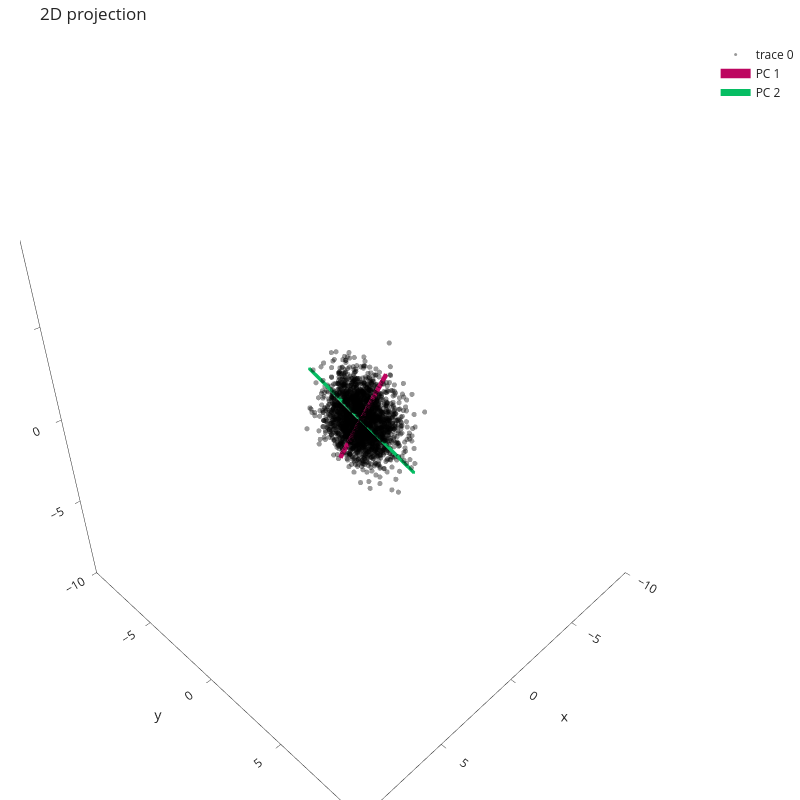

This figure's notebook cell:
### Markdown cell above
PCA reconstruction:


$X \in R^{nXk}, U\in R^{kXk}$
$XU \in R^{nXk}$

$U^{T} XU= \sum_{i=1}^{k}[U^{T}]_{i}\cdot[XU]_{i}$

Note what happens when we zero the last coordinates of X_transform ($XU$):
we are eliminating the last value of the summing - the last principal component "part" of the data. 
This reconstruction of the data reduces the dimension, but keeps the variance maximal as possible (by linear transformation).

### Code cell
X_2d_transformed = X_transformed.copy()
X_2d_transformed[:, 2] = 0
X_2d = pca.inverse_transform(X_2d_transformed)

fig = go.Figure(data = [
    go.Scatter3d(x = X_2d[:, 0], y=X_2d[:, 1], z=X_2d[:, 2], opacity = 0.4, mode = 'markers', marker=dict(size=3, color="black")),
    get_principal_component(pca, 1),
    get_principal_component(pca, 2),
]).update_layout(width=800, height=800, title="2D projection", 
                scene = scene_dict).show()

### Figure 1 — Plotly figure (JSON) as saved in the notebook; plotly's stock layout.template omitted (floating-point values rounded to 4 significant figures; data arrays with more than 128 entries replaced by an {"elided": "..."} marker saying what was removed)
{"data": [{"marker": {"color": "black", "size": 3}, "mode": "markers", "opacity": 0.4, "type": "scatter3d", "x": {"elided": "2500 float values"}, "y": {"elided": "2500 float values"}, "z": {"elided": "2500 float values"}}, {"line": {"color": "rgb(189,6,96)", "width": 9.404}, "marker": {"color": "rgb(189,6,96)", "size": 1}, "name": "PC 1", "type": "scatter3d", "x": [-0.8388, 0.8388], "y": [-2.359, 2.359], "z": [-3.98, 3.98]}, {"line": {"color": "rgb(6,189,99)", "width": 7.072}, "marker": {"color": "rgb(6,189,99)", "size": 1}, "name": "PC 2", "type": "scatter3d", "x": [0.4494, -0.4494], "y": [-3.058, 3.058], "z": [1.718, -1.718]}], "layout": {"height": 800, "scene": {"xaxis": {"range": [-10, 10]}, "yaxis": {"range": [-10, 10]}, "zaxis": {"range": [-10, 10]}}, "title": {"text": "2D projection"}, "width": 800}}
